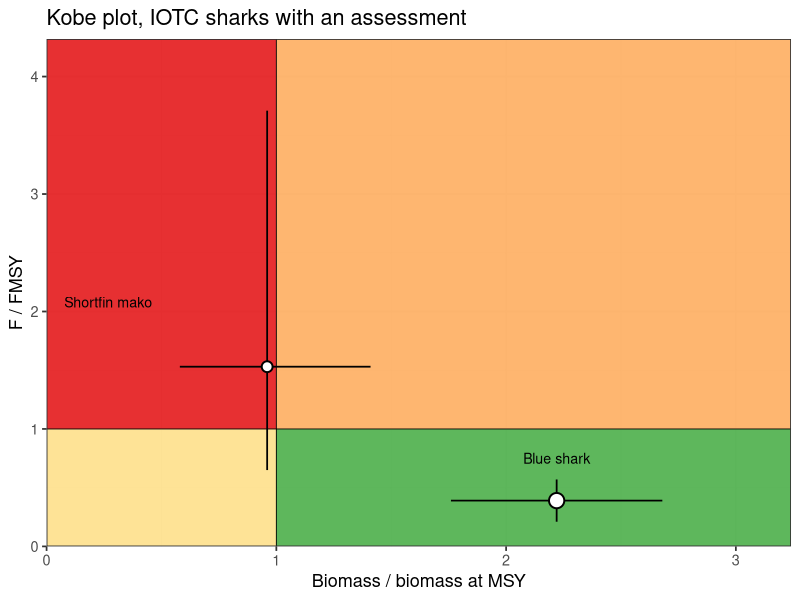

Source code (R):
## ---- chunk 1
sample <- "catch and index"
## ---- chunk 2
stocks <- data.frame(
  stock = c(
    "Blue shark", "Shortfin mako", "Silky shark", "Oceanic whitetip",
    "Scalloped hammerhead", "Bigeye thresher", "Pelagic thresher", "Porbeagle"
  ),
  tier = c(
    "Data-rich", "Data-moderate", "Data-limited", "Data-limited",
    "Data-limited", "Data-limited", "Data-limited", "Data-limited"
  ),
  method = c(
    "SS3", "JABBA", "ERA", "ERA",
    "ERA", "ERA", "ERA", "ERA"
  ),
  point = c("Yes", "Yes", "No", "No", "No", "No", "No", "No"),
  b = c(2.22, 0.96, NA, NA, NA, NA, NA, NA),
  b_lo = c(1.76, 0.58, NA, NA, NA, NA, NA, NA),
  b_hi = c(2.68, 1.41, NA, NA, NA, NA, NA, NA),
  f = c(0.39, 1.53, NA, NA, NA, NA, NA, NA),
  f_lo = c(0.21, 0.65, NA, NA, NA, NA, NA, NA),
  f_hi = c(0.57, 3.71, NA, NA, NA, NA, NA, NA),
  xlab = c("SB / SBMSY", "B / BMSY", NA, NA, NA, NA, NA, NA),
  interval = c("95%", "80%", NA, NA, NA, NA, NA, NA),
  advice = c(
    "No increase until the catch series is revised.",
    "At or below 1,217 t for a 50% chance of the green cell in 10 years.",
    "Cautious approach. No catch level.",
    "Retention prohibited. Reduce haulback mortality.",
    "Cautious approach. No catch level.",
    "Keep the retention ban.",
    "Keep the retention ban.",
    "No catch limit. Improve reporting."
  ),
  stringsAsFactors = FALSE
)

cell_of <- function(b, f) {
  if (is.na(b) || is.na(f)) return("No point")
  if (b >= 1 && f <= 1) "Green"
  else if (b >= 1 && f > 1) "Subject to overfishing"
  else if (b < 1 && f <= 1) "Overfished"
  else "Overfished and subject to overfishing"
}

stocks$cell <- mapply(cell_of, stocks$b, stocks$f)
stock <- "Blue shark"
## ---- chunk 3
shown <- data.frame(
  Stock = stocks$stock,
  Tier = stocks$tier,
  Method = stocks$method,
  Point = stocks$point,
  Cell = stocks$cell,
  Advice = stocks$advice
)
knitr::kable(shown, row.names = FALSE)
## ---- chunk 4
assessed <- stocks[stocks$point == "Yes", ]
assessed$lx <- ifelse(assessed$stock == "Blue shark", assessed$b, assessed$b_lo - 0.12)
assessed$ly <- ifelse(assessed$stock == "Blue shark", assessed$f_hi + 0.18, assessed$f + 0.55)
assessed$hj <- ifelse(assessed$stock == "Blue shark", 0.5, 1)
xmax <- max(3, assessed$b_hi, na.rm = TRUE) * 1.08
ymax <- max(4, assessed$f_hi, na.rm = TRUE) * 1.08
quads <- data.frame(
  xmin = c(0, 1, 0, 1),
  xmax = c(1, xmax, 1, xmax),
  ymin = c(1, 1, 0, 0),
  ymax = c(ymax, ymax, 1, 1),
  fill = c("#e41a1c", "#fdae61", "#fee08b", "#4daf4a")
)
if (requireNamespace("ggplot2", quietly = TRUE)) {
  ggplot2::ggplot() +
    ggplot2::geom_rect(
      data = quads,
      ggplot2::aes(xmin = xmin, xmax = xmax, ymin = ymin, ymax = ymax),
      fill = quads$fill, colour = NA, alpha = 0.9
    ) +
    ggplot2::geom_hline(yintercept = 1, linewidth = 0.3) +
    ggplot2::geom_vline(xintercept = 1, linewidth = 0.3) +
    ggplot2::geom_segment(
      data = assessed,
      ggplot2::aes(x = b, xend = b, y = f_lo, yend = f_hi),
      linewidth = 0.6
    ) +
    ggplot2::geom_segment(
      data = assessed,
      ggplot2::aes(x = b_lo, xend = b_hi, y = f, yend = f),
      linewidth = 0.6
    ) +
    ggplot2::geom_point(
      data = assessed,
      ggplot2::aes(b, f),
      size = ifelse(assessed$stock == stock, 4.5, 3),
      shape = 21, fill = "white", stroke = 1
    ) +
    ggplot2::geom_text(
      data = assessed,
      ggplot2::aes(lx, ly, label = stock, hjust = hj),
      size = 3.6
    ) +
    ggplot2::coord_cartesian(xlim = c(0, xmax), ylim = c(0, ymax), expand = FALSE) +
    ggplot2::labs(
      title = "Kobe plot, IOTC sharks with an assessment",
      x = "Biomass / biomass at MSY",
      y = "F / FMSY"
    ) +
    ggplot2::theme_bw(base_size = 13)
} else {
  plot(NA, xlim = c(0, xmax), ylim = c(0, ymax), xlab = "Biomass / biomass at MSY", ylab = "F / FMSY", xaxs = "i", yaxs = "i")
  rect(quads$xmin, quads$ymin, quads$xmax, quads$ymax, col = quads$fill, border = NA)
  abline(h = 1, v = 1)
  segments(assessed$b, assessed$f_lo, assessed$b, assessed$f_hi)
  segments(assessed$b_lo, assessed$f, assessed$b_hi, assessed$f)
  points(assessed$b, assessed$f, pch = 21, bg = "white", cex = ifelse(assessed$stock == stock, 2, 1.4))
  text(assessed$lx, assessed$ly, labels = assessed$stock, adj = c(0.5, 0.5))
}
## ---- chunk 5
samples <- c("catch and index", "catch without discards", "lengths", "life history")
if (!sample %in% samples) {
  stop("sample must be one of: ", paste(samples, collapse = ", "), ".")
}
given <- c(
  "catch and index" = "JABBA receives the catch and the index sampled from the blue shark SS3 run. Lengths are held back.",
  "catch without discards" = "JABBA receives the same index, and a catch from which dead discards and post-release mortality have been removed.",
  "lengths" = "FLICC receives the length frequency sampled from the blue shark SS3 run, with growth, M and maturity. The index and the biomass trajectory are held back.",
  "life history" = "There is no sample for JABBA or FLICC. Productivity and susceptibility are scored, and the product is a rank."
)
writes <- c(
  "catch and index" = "JABBA may write a Kobe point. It is scored by whether the cloud covers SB/SBMSY 2.22 and F/FMSY 0.39, in the green cell.",
  "catch without discards" = "JABBA may write a Kobe point. The score is whether that point leaves the green cell once the deaths are missing from the catch.",
  "lengths" = "FLICC may write selectivity, current F and spawning potential. A Kobe point from this fit is unsupported.",
  "life history" = "The summary leaves B/BMSY and F/FMSY blank. Oceanic whitetip is the published case: status unknown, and the measure is the retention ban."
)
cat("\n\n## The sample in the marked block\n\n")
cat(given[[sample]], "\n\n", sep = "")
cat(writes[[sample]], "\n", sep = "")
